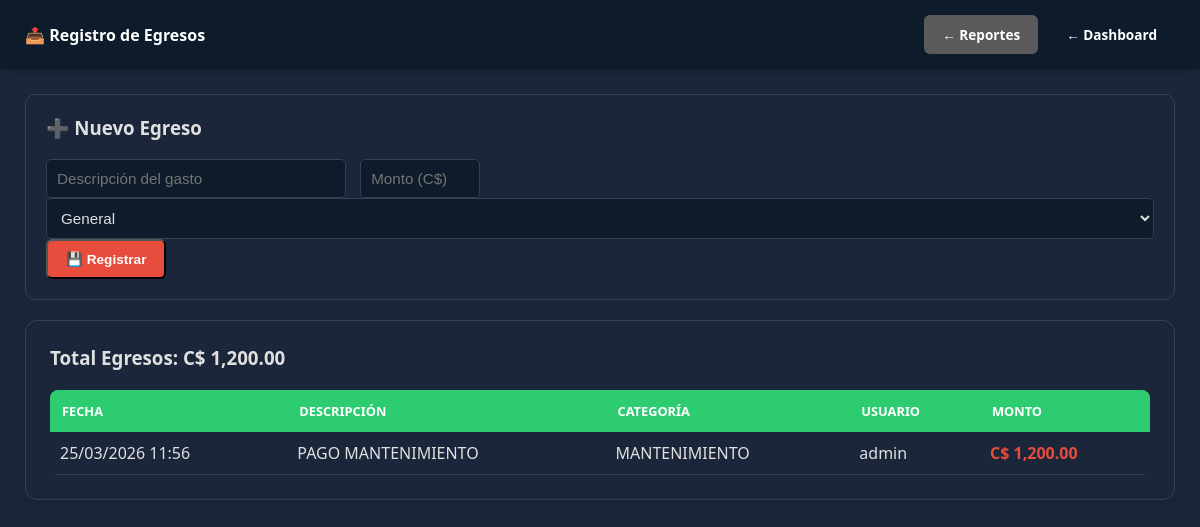
/views/admin/gestion_egresos.php (signed in), run on the app's committed database.
### tables this page shows
CREATE TABLE `configuracion` (
  `id` int(11) NOT NULL DEFAULT 1,
  `nombre_gym` varchar(100) DEFAULT 'GYM MA DB',
  `moneda_nombre` varchar(50) DEFAULT 'Córdoba Nicaragüense',
  `moneda_iso` varchar(3) DEFAULT 'NIO',
  `moneda_simbolo` varchar(5) DEFAULT 'C$',
  `tipo_cambio_bcn` decimal(10,4) DEFAULT 36.6243,
  `ultima_actualizacion` timestamp NOT NULL DEFAULT current_timestamp() ON UPDATE current_timestamp(),
  `direccion_gym` text DEFAULT NULL,
  `telefono_gym` varchar(20) DEFAULT NULL,
  `logo_ruta` varchar(255) DEFAULT 'logo_default.png',
  `tema` varchar(20) DEFAULT 'default',
  PRIMARY KEY (`id`)
);

CREATE TABLE `caja_egresos` (
  `id` int(11) NOT NULL AUTO_INCREMENT,
  `descripcion` varchar(255) NOT NULL,
  `monto_salida` decimal(10,2) NOT NULL,
  `fecha_egreso` datetime DEFAULT current_timestamp(),
  `id_usuario` int(11) NOT NULL,
  `categoria` varchar(50) DEFAULT 'GENERAL',
  PRIMARY KEY (`id`)
);

CREATE TABLE `usuarios` (
  `id` int(11) NOT NULL AUTO_INCREMENT,
  `nombre` varchar(50) NOT NULL,
  `apellido` varchar(50) NOT NULL,
  `usuario` varchar(50) NOT NULL,
  `cedula` varchar(20) NOT NULL,
  `password` varchar(255) NOT NULL,
  `telefono` varchar(20) DEFAULT NULL,
  `rol` enum('ADMIN','CAJA') NOT NULL DEFAULT 'CAJA',
  `fecha_creacion` timestamp NOT NULL DEFAULT current_timestamp(),
  `two_factor_pin` varchar(10) DEFAULT NULL,
  `two_factor_enabled` tinyint(1) DEFAULT 0,
  `two_factor_secret` varchar(255) DEFAULT NULL,
  PRIMARY KEY (`id`),
  UNIQUE KEY `cedula` (`cedula`),
  UNIQUE KEY `usuario` (`usuario`)
);

### config/AppConfig.php (called while the page is built, shortened)
<?php
class AppConfig {
    private $conn;
    private $table_name = "configuracion";
    public function __construct($db) {
        $this->conn = $db;
    }
    private function asegurarColumnaTema() {
        try {
            $this->conn->exec("ALTER TABLE configuracion ADD COLUMN tema VARCHAR(20) DEFAULT 'default'");
        } catch (PDOException $e) {}
    }
    public function obtenerConfig() {
        $query = "SELECT * FROM " . $this->table_name . " WHERE id = 1 LIMIT 1";
        $stmt = $this->conn->prepare($query);
        $stmt->execute();
        $this->config_cache = $stmt->fetch(PDO::FETCH_ASSOC);
        return $this->config_cache;
    }
}

### views/admin/gestion_egresos.php (the view, shortened to what this page needs)
<?php
require_once "../../config/AppConfig.php";
$db = (new Database())->getConnection();
$config = (new AppConfig($db))->obtenerConfig();
$simbolo = $config['moneda_simbolo'] ?? '<?php echo $simbolo; ?>';
$tema = $_SESSION['tema'] ?? $config['tema'] ?? 'default';
$egresos = $db->query("SELECT e.*, u.usuario FROM caja_egresos e JOIN usuarios u ON e.id_usuario = u.id ORDER BY e.fecha_egreso DESC LIMIT 50")->fetchAll(PDO::FETCH_ASSOC);
$totalEgresos = array_sum(array_column($egresos, 'monto_salida'));
?>
<!DOCTYPE html>
<html lang="es">
<head>
    <link rel="stylesheet" href="../../public/css/estilos.css">
</head>
<body class="<?php echo ($tema !== 'default') ? 'tema-' . $tema : ''; ?>">
    <header>
        <div class="logo"><h2>📤 Registro de Egresos</h2></div>
        <div style="display:flex; gap:10px;">
            <a href="reportes.php" class="btn-volver gris">← Reportes</a>
            <a href="../dashboard.php" class="btn-volver">← Dashboard</a>
        </div>
    </header>
    <div class="dashboard-wrapper">
        <div class="form-egreso">
            <h3 style="margin-top:0;">➕ Nuevo Egreso</h3>
            <form method="POST">
                <input type="text" name="descripcion" placeholder="Descripción del gasto" required style="width: 300px;">
                <input type="number" step="0.01" name="monto" placeholder="Monto (<?php echo $simbolo; ?>)" required style="width: 120px;">
                <select name="categoria">
                    <option value="GENERAL">General</option>
                </select>
                <button type="submit" name="registrar_egreso" class="btn-volver" style="background: var(--danger);">💾 Registrar</button>
            </form>
        </div>
        <div class="stat-card">
            <h3><i class="fas fa-file-invoice-dollar"></i> Total Egresos: <?php echo $simbolo; ?> <?php echo number_format($totalEgresos, 2); ?></h3>
            <table class="tabla-egresos">
                <thead>
                    <tr><th>Fecha</th><th>Descripción</th><th>Categoría</th><th>Usuario</th><th>Monto</th></tr>
                </thead>
                <tbody>
                    <?php foreach($egresos as $e): ?>
                    <tr>
                        <td><?php echo date('d/m/Y H:i', strtotime($e['fecha_egreso'])); ?></td>
                        <td><?php echo htmlspecialchars($e['descripcion']); ?></td>
                        <td><?php echo $e['categoria']; ?></td>
                        <td><?php echo $e['usuario']; ?></td>
                        <td style="color: var(--danger); font-weight: bold;"><?php echo $simbolo; ?> <?php echo number_format($e['monto_salida'], 2); ?></td>
                    </tr>
                    <?php endforeach; ?>
                </tbody>
            </table>
        </div>
    </div>
</body>
</html>

### public/css/estilos.css (style rules this page uses)
:root { --primary: #27ae60; --secondary: #2c3e50; --danger: #e74c3c; --warning: #f39c12; --info: #3498db; --dark: #1a1a1a; --light: #f4f4f4; --bg-body: #f4f4f4; --bg-card: #ffffff; --text-main: #333333; --text-muted: #666666; --border-color: #dddddd; --header-bg: #2c3e50; --input-bg: #ffffff; --input-text: #333333; --input-border: #cccccc; --link-color: #2980b9; }
body.tema-darkblue { --primary: #3498db; --secondary: #0d1b2a; --danger: #e74c3c; --warning: #f39c12; --info: #5dade2; --dark: #f4f4f4; --light: #1b263b; --bg-body: #0d1b2a; --bg-card: #1b263b; --text-main: #e0e0e0; --text-muted: #94a3b8; --border-color: #334155; --header-bg: #0d1b2a; --input-bg: #0d1b2a; --input-text: #e0e0e0; --input-border: #334155; --link-color: #3498db; }
* { box-sizing: border-box; }
body { font-family: 'Segoe UI', Tahoma, Geneva, Verdana, sans-serif; background-color: var(--bg-body); color: var(--text-main); margin: 0; }
header { background: var(--header-bg); color: white; padding: 15px 25px; display: flex; justify-content: space-between; align-items: center; box-shadow: 0 2px 10px rgba(0,0,0,0.2); }
.dashboard-wrapper { padding: 25px; max-width: 1400px; margin: 0 auto; }
.card, .stat-card, .actions-box, .chart-box, .tabla-container, .seccion, .filtro-container, .grid-stats, .card-stat, .login-card, .stat-card, .recaudado-header, .calculadora-box, .page-card { background: var(--bg-card); color: var(--text-main); border: 1px solid var(--border-color); border-radius: 10px; padding: 20px; margin-bottom: 20px; box-shadow: 0 2px 8px rgba(0,0,0,0.08); }
.stat-card { padding: 1.5rem; border-radius: 12px; color: white; transition: transform 0.3s ease; box-shadow: 0 4px 15px rgba(0,0,0,0.1); text-decoration: none; display: block; }
.btn-volver { display: inline-block; padding: 8px 15px; background: var(--header-bg); color: white; text-decoration: none; border-radius: 5px; font-size: 0.8rem; font-weight: 600; }
table { width: 100%; border-collapse: collapse; background: var(--bg-card); color: var(--text-main); border-radius: 8px; overflow: hidden; margin-top: 20px; }
th { background: var(--header-bg); color: white; padding: 14px 12px; text-align: left; font-size: 0.8rem; text-transform: uppercase; }
td { padding: 12px; border-bottom: 1px solid var(--border-color); }
input, select, textarea { background: var(--input-bg); color: var(--input-text); border: 1px solid var(--input-border); padding: 12px; border-radius: 6px; font-size: 0.95rem; width: 100%; }
h1, h2, h3, h4, h5, h6 { color: var(--text-main); margin-top: 0; }
a { color: var(--link-color); text-decoration: none; }
.logo h2 { color: white; font-size: 1rem; margin: 0; }
body.tema-oscuro header h2, body.tema-darkblue header h2 { color: white; }
body.tema-oscuro .logo h2, body.tema-darkblue .logo h2 { color: white; }
.btn-volver { display: inline-block; padding: 10px 18px; background: var(--secondary); color: white !important; text-decoration: none; border-radius: 6px; font-weight: 600; font-size: 0.85rem; transition: all 0.2s ease; }
.btn-volver.gris { background: #7f8c8d; }
body.tema-oscuro .btn-volver.gris, body.tema-darkblue .btn-volver.gris { background: #5a5a5a; }

### views/admin/gestion_egresos.php (style rules this page uses)
:root { --primary: #27ae60; --danger: #e74c3c; --warning: #f39c12; --text-main: #333; --text-muted: #666; --bg-card: #fff; --border-color: #ddd; }
body.tema-darkblue { --primary: #2ecc71; --danger: #e74c3c; --warning: #f39c12; --text-main: #e0e0e0; --text-muted: #94a3b8; --bg-card: #1b263b; --border-color: #334155; }
body { background: var(--bg-card); color: var(--text-main); font-family: 'Segoe UI', sans-serif; }
.form-egreso { background: var(--bg-card); padding: 20px; border-radius: 10px; border: 1px solid var(--border-color); margin-bottom: 20px; }
.form-egreso input, .form-egreso select { padding: 10px; border-radius: 5px; border: 1px solid var(--border-color); margin-right: 10px; }
.tabla-egresos { width: 100%; border-collapse: collapse; }
.tabla-egresos th { background: var(--primary); color: white; padding: 12px; text-align: left; }
.tabla-egresos td { padding: 10px; border-bottom: 1px solid var(--border-color); }

### data on the page
configuracion: monto "Monto (C$)", moneda_simbolo "C$"
caja_egresos: fecha_egreso "25/03/2026 11:56", descripcion "PAGO MANTENIMIENTO", categoria "MANTENIMIENTO", id_usuario.usuario "admin", monto_salida "1,200.00"

### other printed values
$totalEgresos "1,200.00"
